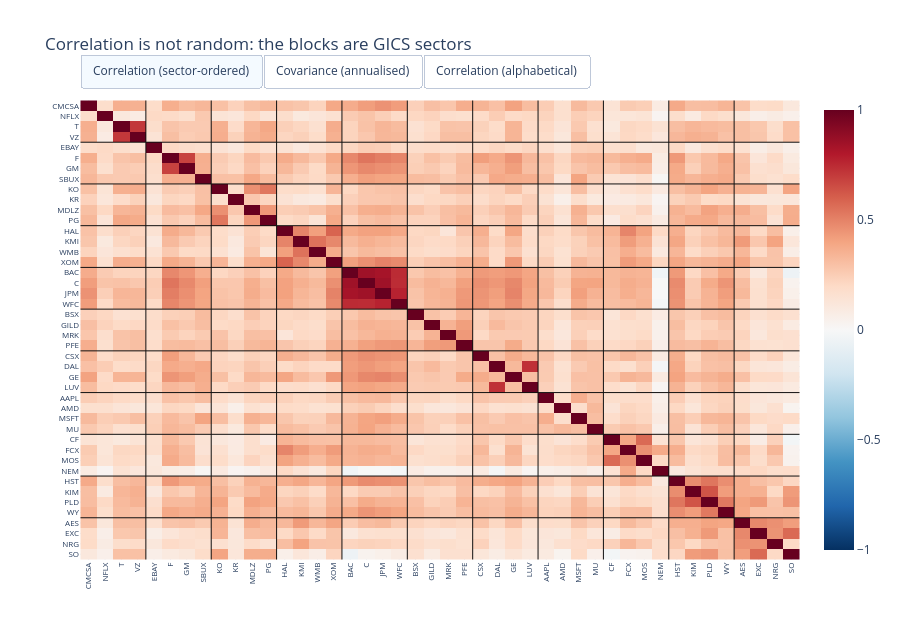

The cell this chart's notebook holds for it:
### Markdown cell above
## 3. Correlation has structure

So correlation drives everything. What does it actually look like across 44 real stocks?

The trick is the **ordering**. Sorted alphabetically, a correlation matrix looks like
random mush. Sorted by sector — which is how we built the universe — the structure jumps
out. Use the buttons to switch between the correlation matrix, the covariance matrix, and
the alphabetical scramble.

### Code cell
corr = returns.corr()
cov_ann = returns.cov() * TRADING_DAYS          # annualised, so numbers are readable
alpha_order = sorted(universe)
corr_alpha = returns[alpha_order].corr()

# Sector boundaries, for drawing block lines on the sector-ordered view.
sector_seq = [SECTOR[t] for t in universe]
bounds = [i for i in range(1, len(universe)) if sector_seq[i] != sector_seq[i-1]]

panels = [
    ("Correlation (sector-ordered)", corr,       "RdBu_r", -1, 1,  universe),
    ("Covariance (annualised)",      cov_ann,    "RdBu_r", -0.06, 0.06, universe),
    ("Correlation (alphabetical)",   corr_alpha, "RdBu_r", -1, 1,  alpha_order),
]

fig = go.Figure()
for i, (label, mat, scale, lo, hi, order) in enumerate(panels):
    fig.add_trace(go.Heatmap(z=mat.values, x=order, y=order, visible=(i == 0),
                             colorscale=scale, zmin=lo, zmax=hi,
                             colorbar=dict(title=""), hoverongaps=False))

shapes = []
for b in bounds:
    shapes += [dict(type="line", x0=b-0.5, x1=b-0.5, y0=-0.5, y1=len(universe)-0.5,
                    line=dict(color="#111", width=1)),
               dict(type="line", y0=b-0.5, y1=b-0.5, x0=-0.5, x1=len(universe)-0.5,
                    line=dict(color="#111", width=1))]

fig.update_layout(
    title="Correlation is not random: the blocks are GICS sectors",
    template=AIRM_TEMPLATE, height=640, shapes=shapes,
    xaxis=dict(tickangle=-90, tickfont=dict(size=8)),
    yaxis=dict(tickfont=dict(size=8), autorange="reversed"),
    updatemenus=[dict(type="buttons", direction="right", x=0, y=1.10, xanchor="left",
        buttons=[dict(label=lab, method="update",
                      args=[{"visible": [j == i for j in range(len(panels))]},
                            {"shapes": shapes if i != 2 else []}])
                 for i, (lab, *_ ) in enumerate(panels)])])
fig.show()

### Figure 1 — Plotly figure (JSON) as saved in the notebook; plotly's stock layout.template omitted (floating-point values rounded to 4 significant figures; data arrays with more than 128 entries replaced by an {"elided": "..."} marker saying what was removed)
{"data": [{"colorbar": {"title": {"text": ""}}, "colorscale": [[0, "rgb(5,48,97)"], [0.1, "rgb(33,102,172)"], [0.2, "rgb(67,147,195)"], [0.3, "rgb(146,197,222)"], [0.4, "rgb(209,229,240)"], [0.5, "rgb(247,247,247)"], [0.6, "rgb(253,219,199)"], [0.7, "rgb(244,165,130)"], [0.8, "rgb(214,96,77)"], [0.9, "rgb(178,24,43)"], [1, "rgb(103,0,31)"]], "hoverongaps": false, "type": "heatmap", "visible": true, "x": ["CMCSA", "NFLX", "T", "VZ", "EBAY", "F", "GM", "SBUX", "KO", "KR", "MDLZ", "PG", "HAL", "KMI", "WMB", "XOM", "BAC", "C", "JPM", "WFC", "BSX", "GILD", "MRK", "PFE", "CSX", "DAL", "GE", "LUV", "AAPL", "AMD", "MSFT", "MU", "CF", "FCX", "MOS", "NEM", "HST", "KIM", "PLD", "WY", "AES", "EXC", "NRG", "SO"], "y": ["CMCSA", "NFLX", "T", "VZ", "EBAY", "F", "GM", "SBUX", "KO", "KR", "MDLZ", "PG", "HAL", "KMI", "WMB", "XOM", "BAC", "C", "JPM", "WFC", "BSX", "GILD", "MRK", "PFE", "CSX", "DAL", "GE", "LUV", "AAPL", "AMD", "MSFT", "MU", "CF", "FCX", "MOS", "NEM", "HST", "KIM", "PLD", "WY", "AES", "EXC", "NRG", "SO"], "z": {"elided": "44x44 float values"}, "zmax": 1, "zmin": -1}, {"colorbar": {"title": {"text": ""}}, "colorscale": [[0, "rgb(5,48,97)"], [0.1, "rgb(33,102,172)"], [0.2, "rgb(67,147,195)"], [0.3, "rgb(146,197,222)"], [0.4, "rgb(209,229,240)"], [0.5, "rgb(247,247,247)"], [0.6, "rgb(253,219,199)"], [0.7, "rgb(244,165,130)"], [0.8, "rgb(214,96,77)"], [0.9, "rgb(178,24,43)"], [1, "rgb(103,0,31)"]], "hoverongaps": false, "type": "heatmap", "visible": false, "x": ["CMCSA", "NFLX", "T", "VZ", "EBAY", "F", "GM", "SBUX", "KO", "KR", "MDLZ", "PG", "HAL", "KMI", "WMB", "XOM", "BAC", "C", "JPM", "WFC", "BSX", "GILD", "MRK", "PFE", "CSX", "DAL", "GE", "LUV", "AAPL", "AMD", "MSFT", "MU", "CF", "FCX", "MOS", "NEM", "HST", "KIM", "PLD", "WY", "AES", "EXC", "NRG", "SO"], "y": ["CMCSA", "NFLX", "T", "VZ", "EBAY", "F", "GM", "SBUX", "KO", "KR", "MDLZ", "PG", "HAL", "KMI", "WMB", "XOM", "BAC", "C", "JPM", "WFC", "BSX", "GILD", "MRK", "PFE", "CSX", "DAL", "GE", "LUV", "AAPL", "AMD", "MSFT", "MU", "CF", "FCX", "MOS", "NEM", "HST", "KIM", "PLD", "WY", "AES", "EXC", "NRG", "SO"], "z": {"elided": "44x44 float values"}, "zmax": 0.06, "zmin": -0.06}, {"colorbar": {"title": {"text": ""}}, "colorscale": [[0, "rgb(5,48,97)"], [0.1, "rgb(33,102,172)"], [0.2, "rgb(67,147,195)"], [0.3, "rgb(146,197,222)"], [0.4, "rgb(209,229,240)"], [0.5, "rgb(247,247,247)"], [0.6, "rgb(253,219,199)"], [0.7, "rgb(244,165,130)"], [0.8, "rgb(214,96,77)"], [0.9, "rgb(178,24,43)"], [1, "rgb(103,0,31)"]], "hoverongaps": false, "type": "heatmap", "visible": false, "x": ["AAPL", "AES", "AMD", "BAC", "BSX", "C", "CF", "CMCSA", "CSX", "DAL", "EBAY", "EXC", "F", "FCX", "GE", "GILD", "GM", "HAL", "HST", "JPM", "KIM", "KMI", "KO", "KR", "LUV", "MDLZ", "MOS", "MRK", "MSFT", "MU", "NEM", "NFLX", "NRG", "PFE", "PG", "PLD", "SBUX", "SO", "T", "VZ", "WFC", "WMB", "WY", "XOM"], "y": ["AAPL", "AES", "AMD", "BAC", "BSX", "C", "CF", "CMCSA", "CSX", "DAL", "EBAY", "EXC", "F", "FCX", "GE", "GILD", "GM", "HAL", "HST", "JPM", "KIM", "KMI", "KO", "KR", "LUV", "MDLZ", "MOS", "MRK", "MSFT", "MU", "NEM", "NFLX", "NRG", "PFE", "PG", "PLD", "SBUX", "SO", "T", "VZ", "WFC", "WMB", "WY", "XOM"], "z": {"elided": "44x44 float values"}, "zmax": 1, "zmin": -1}], "layout": {"height": 640, "shapes": [{"line": {"color": "#111", "width": 1}, "type": "line", "x0": 3.5, "x1": 3.5, "y0": -0.5, "y1": 43.5}, {"line": {"color": "#111", "width": 1}, "type": "line", "x0": -0.5, "x1": 43.5, "y0": 3.5, "y1": 3.5}, {"line": {"color": "#111", "width": 1}, "type": "line", "x0": 7.5, "x1": 7.5, "y0": -0.5, "y1": 43.5}, {"line": {"color": "#111", "width": 1}, "type": "line", "x0": -0.5, "x1": 43.5, "y0": 7.5, "y1": 7.5}, {"line": {"color": "#111", "width": 1}, "type": "line", "x0": 11.5, "x1": 11.5, "y0": -0.5, "y1": 43.5}, {"line": {"color": "#111", "width": 1}, "type": "line", "x0": -0.5, "x1": 43.5, "y0": 11.5, "y1": 11.5}, {"line": {"color": "#111", "width": 1}, "type": "line", "x0": 15.5, "x1": 15.5, "y0": -0.5, "y1": 43.5}, {"line": {"color": "#111", "width": 1}, "type": "line", "x0": -0.5, "x1": 43.5, "y0": 15.5, "y1": 15.5}, {"line": {"color": "#111", "width": 1}, "type": "line", "x0": 19.5, "x1": 19.5, "y0": -0.5, "y1": 43.5}, {"line": {"color": "#111", "width": 1}, "type": "line", "x0": -0.5, "x1": 43.5, "y0": 19.5, "y1": 19.5}, {"line": {"color": "#111", "width": 1}, "type": "line", "x0": 23.5, "x1": 23.5, "y0": -0.5, "y1": 43.5}, {"line": {"color": "#111", "width": 1}, "type": "line", "x0": -0.5, "x1": 43.5, "y0": 23.5, "y1": 23.5}, {"line": {"color": "#111", "width": 1}, "type": "line", "x0": 27.5, "x1": 27.5, "y0": -0.5, "y1": 43.5}, {"line": {"color": "#111", "width": 1}, "type": "line", "x0": -0.5, "x1": 43.5, "y0": 27.5, "y1": 27.5}, {"line": {"color": "#111", "width": 1}, "type": "line", "x0": 31.5, "x1": 31.5, "y0": -0.5, "y1": 43.5}, {"line": {"color": "#111", "width": 1}, "type": "line", "x0": -0.5, "x1": 43.5, "y0": 31.5, "y1": 31.5}, {"line": {"color": "#111", "width": 1}, "type": "line", "x0": 35.5, "x1": 35.5, "y0": -0.5, "y1": 43.5}, {"line": {"color": "#111", "width": 1}, "type": "line", "x0": -0.5, "x1": 43.5, "y0": 35.5, "y1": 35.5}, {"line": {"color": "#111", "width": 1}, "type": "line", "x0": 39.5, "x1": 39.5, "y0": -0.5, "y1": 43.5}, {"line": {"color": "#111", "width": 1}, "type": "line", "x0": -0.5, "x1": 43.5, "y0": 39.5, "y1": 39.5}], "title": {"text": "Correlation is not random: the blocks are GICS sectors"}, "updatemenus": [{"buttons": [{"args": [{"visible": [true, false, false]}, {"shapes": [{"line": {"color": "#111", "width": 1}, "type": "line", "x0": 3.5, "x1": 3.5, "y0": -0.5, "y1": 43.5}, {"line": {"color": "#111", "width": 1}, "type": "line", "x0": -0.5, "x1": 43.5, "y0": 3.5, "y1": 3.5}, {"line": {"color": "#111", "width": 1}, "type": "line", "x0": 7.5, "x1": 7.5, "y0": -0.5, "y1": 43.5}, {"line": {"color": "#111", "width": 1}, "type": "line", "x0": -0.5, "x1": 43.5, "y0": 7.5, "y1": 7.5}, {"line": {"color": "#111", "width": 1}, "type": "line", "x0": 11.5, "x1": 11.5, "y0": -0.5, "y1": 43.5}, {"line": {"color": "#111", "width": 1}, "type": "line", "x0": -0.5, "x1": 43.5, "y0": 11.5, "y1": 11.5}, {"line": {"color": "#111", "width": 1}, "type": "line", "x0": 15.5, "x1": 15.5, "y0": -0.5, "y1": 43.5}, {"line": {"color": "#111", "width": 1}, "type": "line", "x0": -0.5, "x1": 43.5, "y0": 15.5, "y1": 15.5}, {"line": {"color": "#111", "width": 1}, "type": "line", "x0": 19.5, "x1": 19.5, "y0": -0.5, "y1": 43.5}, {"line": {"color": "#111", "width": 1}, "type": "line", "x0": -0.5, "x1": 43.5, "y0": 19.5, "y1": 19.5}, {"line": {"color": "#111", "width": 1}, "type": "line", "x0": 23.5, "x1": 23.5, "y0": -0.5, "y1": 43.5}, {"line": {"color": "#111", "width": 1}, "type": "line", "x0": -0.5, "x1": 43.5, "y0": 23.5, "y1": 23.5}, {"line": {"color": "#111", "width": 1}, "type": "line", "x0": 27.5, "x1": 27.5, "y0": -0.5, "y1": 43.5}, {"line": {"color": "#111", "width": 1}, "type": "line", "x0": -0.5, "x1": 43.5, "y0": 27.5, "y1": 27.5}, {"line": {"color": "#111", "width": 1}, "type": "line", "x0": 31.5, "x1": 31.5, "y0": -0.5, "y1": 43.5}, {"line": {"color": "#111", "width": 1}, "type": "line", "x0": -0.5, "x1": 43.5, "y0": 31.5, "y1": 31.5}, {"line": {"color": "#111", "width": 1}, "type": "line", "x0": 35.5, "x1": 35.5, "y0": -0.5, "y1": 43.5}, {"line": {"color": "#111", "width": 1}, "type": "line", "x0": -0.5, "x1": 43.5, "y0": 35.5, "y1": 35.5}, {"line": {"color": "#111", "width": 1}, "type": "line", "x0": 39.5, "x1": 39.5, "y0": -0.5, "y1": 43.5}, {"line": {"color": "#111", "width": 1}, "type": "line", "x0": -0.5, "x1": 43.5, "y0": 39.5, "y1": 39.5}]}], "label": "Correlation (sector-ordered)", "method": "update"}, {"args": [{"visible": [false, true, false]}, {"shapes": [{"line": {"color": "#111", "width": 1}, "type": "line", "x0": 3.5, "x1": 3.5, "y0": -0.5, "y1": 43.5}, {"line": {"color": "#111", "width": 1}, "type": "line", "x0": -0.5, "x1": 43.5, "y0": 3.5, "y1": 3.5}, {"line": {"color": "#111", "width": 1}, "type": "line", "x0": 7.5, "x1": 7.5, "y0": -0.5, "y1": 43.5}, {"line": {"color": "#111", "width": 1}, "type": "line", "x0": -0.5, "x1": 43.5, "y0": 7.5, "y1": 7.5}, {"line": {"color": "#111", "width": 1}, "type": "line", "x0": 11.5, "x1": 11.5, "y0": -0.5, "y1": 43.5}, {"line": {"color": "#111", "width": 1}, "type": "line", "x0": -0.5, "x1": 43.5, "y0": 11.5, "y1": 11.5}, {"line": {"color": "#111", "width": 1}, "type": "line", "x0": 15.5, "x1": 15.5, "y0": -0.5, "y1": 43.5}, {"line": {"color": "#111", "width": 1}, "type": "line", "x0": -0.5, "x1": 43.5, "y0": 15.5, "y1": 15.5}, {"line": {"color": "#111", "width": 1}, "type": "line", "x0": 19.5, "x1": 19.5, "y0": -0.5, "y1": 43.5}, {"line": {"color": "#111", "width": 1}, "type": "line", "x0": -0.5, "x1": 43.5, "y0": 19.5, "y1": 19.5}, {"line": {"color": "#111", "width": 1}, "type": "line", "x0": 23.5, "x1": 23.5, "y0": -0.5, "y1": 43.5}, {"line": {"color": "#111", "width": 1}, "type": "line", "x0": -0.5, "x1": 43.5, "y0": 23.5, "y1": 23.5}, {"line": {"color": "#111", "width": 1}, "type": "line", "x0": 27.5, "x1": 27.5, "y0": -0.5, "y1": 43.5}, {"line": {"color": "#111", "width": 1}, "type": "line", "x0": -0.5, "x1": 43.5, "y0": 27.5, "y1": 27.5}, {"line": {"color": "#111", "width": 1}, "type": "line", "x0": 31.5, "x1": 31.5, "y0": -0.5, "y1": 43.5}, {"line": {"color": "#111", "width": 1}, "type": "line", "x0": -0.5, "x1": 43.5, "y0": 31.5, "y1": 31.5}, {"line": {"color": "#111", "width": 1}, "type": "line", "x0": 35.5, "x1": 35.5, "y0": -0.5, "y1": 43.5}, {"line": {"color": "#111", "width": 1}, "type": "line", "x0": -0.5, "x1": 43.5, "y0": 35.5, "y1": 35.5}, {"line": {"color": "#111", "width": 1}, "type": "line", "x0": 39.5, "x1": 39.5, "y0": -0.5, "y1": 43.5}, {"line": {"color": "#111", "width": 1}, "type": "line", "x0": -0.5, "x1": 43.5, "y0": 39.5, "y1": 39.5}]}], "label": "Covariance (annualised)", "method": "update"}, {"args": [{"visible": [false, false, true]}, {"shapes": []}], "label": "Correlation (alphabetical)", "method": "update"}], "direction": "right", "type": "buttons", "x": 0, "xanchor": "left", "y": 1.1}], "xaxis": {"tickangle": -90, "tickfont": {"size": 8}}, "yaxis": {"autorange": "reversed", "tickfont": {"size": 8}}}}
